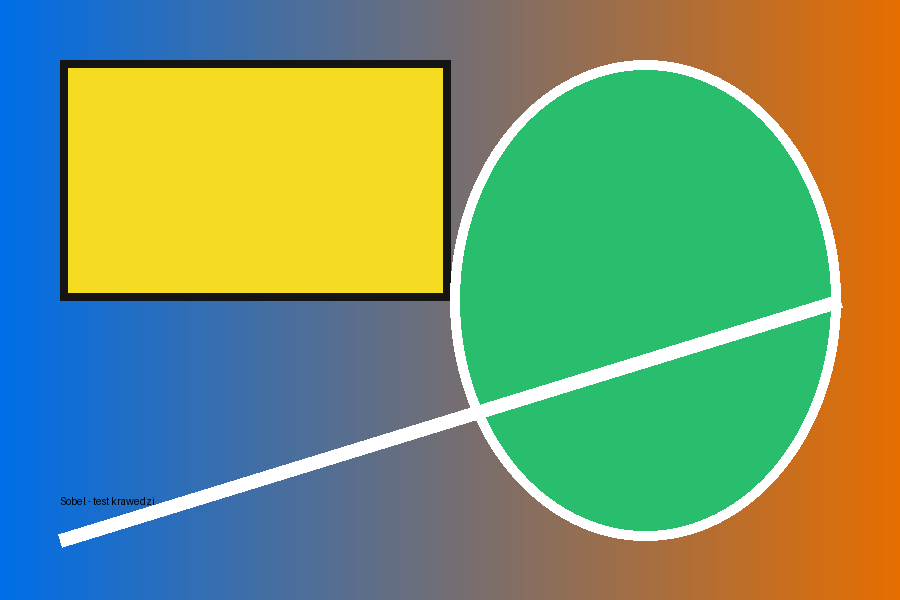
#> input picture Temat3/sample_input.png, 900 x 600 px
$ python server.py sample_input.png
#> lines starting #> are read from the running program, lines starting #| are printed output that depends on the picture
#> in run_server, image is the input picture: PIL image 900x600 RGB; mean R, G, B 117.2, 151.2, 110.5
### Temat3/image_processing.py
"""Wspolne funkcje przetwarzania obrazu dla zadan 1 i 2.

Filtr Sobela jest zaimplementowany bez bibliotek przetwarzania obrazu -
wykorzystuje jedynie operacje na tablicach NumPy.
"""

from __future__ import annotations

from dataclasses import dataclass
from multiprocessing import Pool
from typing import Sequence

import numpy as np
from numpy.typing import NDArray
from PIL import Image


GrayArray = NDArray[np.uint8]


@dataclass(frozen=True)
class ImageFragment:
    """Fragment obrazu wraz z informacja o marginesach do odciecia."""

    index: int
    pixels: GrayArray
    trim_top: int = 0
    trim_bottom: int = 0


@dataclass(frozen=True)
class ProcessedFragment:
    """Gotowy fragment bez nadmiarowych pikseli marginesu."""

    index: int
    pixels: GrayArray


def image_to_grayscale_array(image: Image.Image) -> GrayArray:
    """Konwertuje dowolny obraz Pillow do dwuwymiarowej tablicy uint8."""

    return np.asarray(image.convert("L"), dtype=np.uint8)
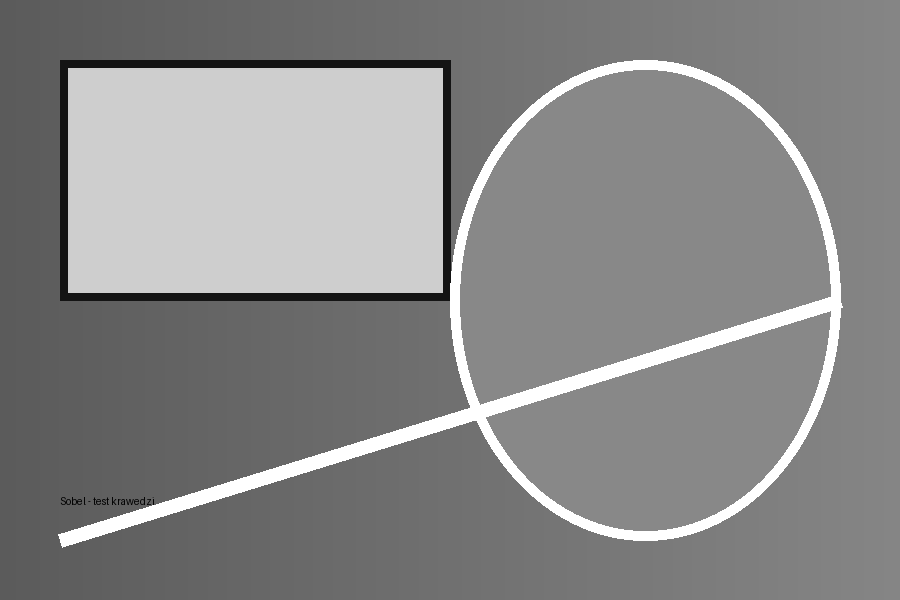
#> returned value: shape (600, 900); min 1, max 255, mean 136.3


# [45 lines left out: function sobel_filter, not called in this run]


def split_image(pixels: NDArray[np.generic], parts: int, halo: int = 1) -> list[ImageFragment]:
    """Dzieli obraz na poziome pasy z marginesem potrzebnym filtrowi.

    Dla maski 3x3 kazdy wewnetrzny fragment dostaje dodatkowy wiersz nad i
    pod swoim zakresem. Po przetworzeniu te wiersze sa odcinane. Zapobiega to
    powstawaniu sztucznych krawedzi w miejscach laczenia fragmentow.
    """
#> called with parts = 2, halo = 1

    image = np.asarray(pixels)
    if image.ndim != 2:
        raise ValueError("Podzial wymaga dwuwymiarowego obrazu.")
    if image.shape[0] == 0 or image.shape[1] == 0:
        raise ValueError("Nie mozna podzielic pustego obrazu.")
    if parts < 1:
        raise ValueError("Liczba fragmentow musi byc dodatnia.")
    if halo < 0:
        raise ValueError("Margines nie moze byc ujemny.")

    height = image.shape[0]
#> height = 600
    actual_parts = min(parts, height)
#> actual_parts = 2
    boundaries = np.linspace(0, height, actual_parts + 1, dtype=int)
#> boundaries = [0, 300, 600]
    fragments: list[ImageFragment] = []

    for index in range(actual_parts):
        core_start = int(boundaries[index])
        core_end = int(boundaries[index + 1])
        extended_start = max(0, core_start - halo)
        extended_end = min(height, core_end + halo)

        fragments.append(
            ImageFragment(
                index=index,
                pixels=np.ascontiguousarray(image[extended_start:extended_end], dtype=np.uint8),
                trim_top=core_start - extended_start,
                trim_bottom=extended_end - core_end,
            )
        )
#> after the loop, fragments = 2 items

    return fragments


# [45 lines left out: functions process_fragment, merge_image, process_image_parallel, save_grayscale_image, not called in this run]

### Temat3/server.py
"""Zadanie 2: serwer rozdzielajacy fragmenty obrazu do klientow."""

from __future__ import annotations

import argparse
import socket
from concurrent.futures import Future, ThreadPoolExecutor, as_completed
from pathlib import Path
from time import perf_counter
from typing import Callable

import numpy as np
from PIL import Image

from image_processing import (
    ImageFragment,
    ProcessedFragment,
    image_to_grayscale_array,
    merge_image,
    save_grayscale_image,
    split_image,
)
from network_protocol import PROTOCOL_VERSION, receive_all, send_all


# [48 lines left out: functions _validate_response, _serve_client, not called in this run]


def run_server(
    input_path: Path,
    output_path: Path,
    host: str,
    port: int,
    clients: int,
    timeout: float = 120.0,
    ready_callback: Callable[[int], None] | None = None,
) -> float:
    """Uruchamia serwer, zapisuje wynik i zwraca czas pracy w sekundach."""

    if clients < 1:
        raise ValueError("Liczba klientow musi byc dodatnia.")
    if not input_path.is_file():
        raise FileNotFoundError(f"Nie znaleziono obrazu: {input_path}")

    with Image.open(input_path) as image:
        pixels = image_to_grayscale_array(image)
    fragments = split_image(pixels, clients, halo=1)
#> fragments = 2 items
    actual_clients = len(fragments)
#> actual_clients = 2
    if actual_clients != clients:
        print(
            f"Obraz ma tylko {pixels.shape[0]} wierszy; liczba klientow zostala "
            f"zmniejszona do {actual_clients}."
        )

    started = perf_counter()
    results: list[ProcessedFragment] = []

#> (the run stopped early here; a loop or call above may not have finished)
